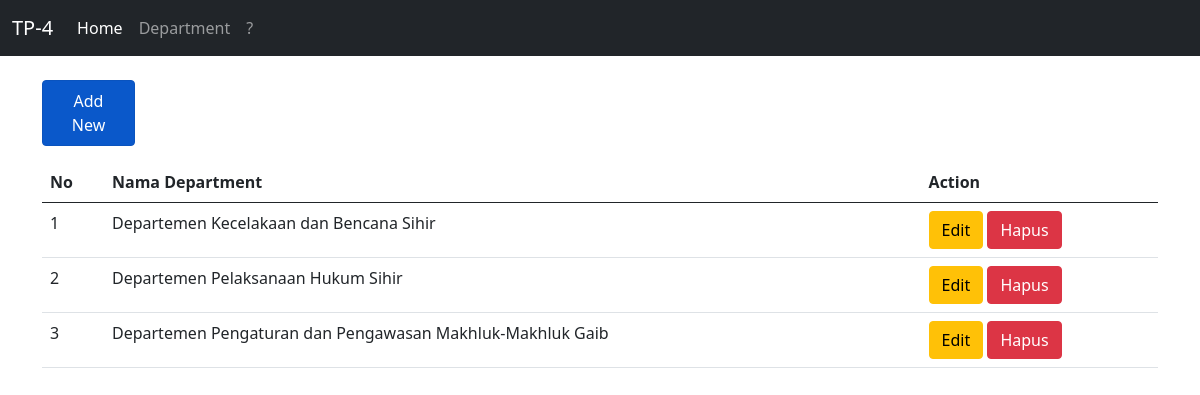
Page /source_code/department.php on the committed database.
### tables this page shows
CREATE TABLE `department` (
  `department_id` int(11) NOT NULL,
  `department_name` varchar(255) NOT NULL
);

### source_code/App/controllers/DepartmentController.controller.php (called while the page is built, shortened)
<?php
include_once("resources/views/Department/Department.view.php");
class DepartmentController {
  private $department, $member;
  function __construct(){
    $this->department = new Department(Conf::$db_host, Conf::$db_user, Conf::$db_pass, Conf::$db_name);
  }
  public function index() {
    $this->department->open();
    $this->department->getDepartment();
    $data = array(
      'department' => array()
    );
    while($row = $this->department->getResult()){
      array_push($data['department'], $row);
    }
    $view = new DepartmentView();
    $view->render($data);
  }
}

### source_code/App/models/DB.model.php (called while the page is built, shortened)
<?php
class DB {
  private $hostname;
  private $username;
  private $password;
  private $dbname;
  private $conn;
  function __construct($hostname, $username, $password, $dbname) {
      $this->hostname = $hostname;
      $this->username = $username;
      $this->password = $password;
      $this->dbname = $dbname;
  }
  function open() {
    $this->conn = mysqli_connect($this->hostname, $this->username, $this->password, $this->dbname);
  }
  function execute($query) {
    $this->result = mysqli_query($this->conn, $query);
  }
}

### source_code/App/models/Department.model.php (called while the page is built, shortened)
<?php
  class Department extends DB {
    function getDepartment() {
        $query = "SELECT * FROM department";
        return $this->execute($query);
    }
  }
?>

### source_code/resources/views/Department/Department.view.php (the view, shortened to what this page needs)
<?php
  class DepartmentView {
    public function render($data){
      $count = 1;
      $dataDepartment = null;
      foreach($data['department'] as $val){
        $dataDepartment .= "<tr>
                <td>" . $count . "</td>
                <td>" . $val['department_name'] . "</td>";
        $dataDepartment .= "
            <td>
              <a href='create.php?id_editDepartement=" . $val['department_id'] .  "' class='btn btn-warning' '>Edit</a>
              <a href='department.php?id_hapus=" . $val['department_id'] . "' class='btn btn-danger' '>Hapus</a>
            </td>";
        $dataDepartment .= "</tr>";
        $count = $count + 1;
      }
      $dataDepartmentHeader = "<tr>
                <th> No </th>
                <th> Nama Department </th>
                <th> Action </th>
              </tr>";
    }
  }
?>

### rows in the picture
department: department_name "Departemen Kecelakaan dan Bencana Sihir"
department: department_name "Departemen Pelaksanaan Hukum Sihir"
department: department_name "Departemen Pengaturan dan Pengawasan Makhluk-Makhluk Gaib"

### other values in the picture
$this->content "TP-4 Home Department ? Add New"
